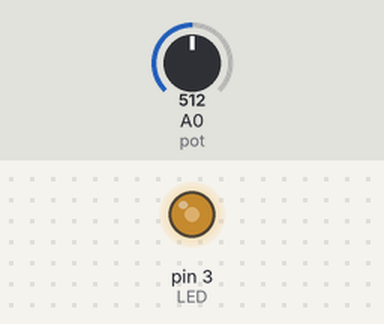
A sketch run on a simulated Arduino Uno, built with avr-gcc and run on an emulated ATmega328P. On the bench: output pins drawn as LEDs (lit = HIGH). Inputs (shaded band) come from the test bench; at power-on: A0 (pot) = 512.

Above: at 1.2 s.
1.3 s: A0 (pot) set to 716
At 2.4 s:
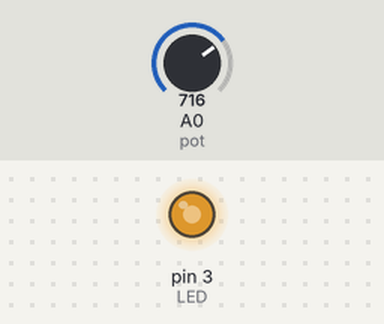
2.8 s: A0 (pot) set to 900
At 3.8 s:
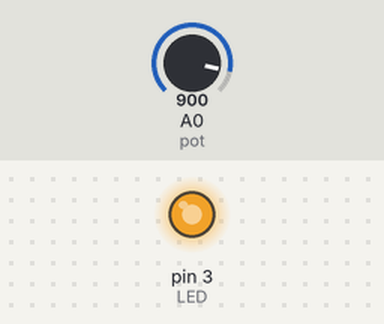
4.3 s: A0 (pot) set to 122
At 5.1 s:
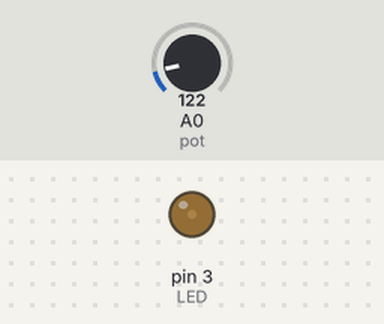
5.8 s: A0 (pot) set to 0
At 6.4 s:
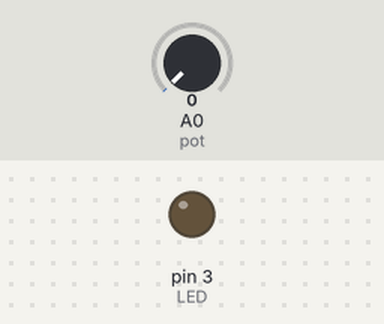
7.3 s: A0 (pot) set to 511
At 7.8 s:
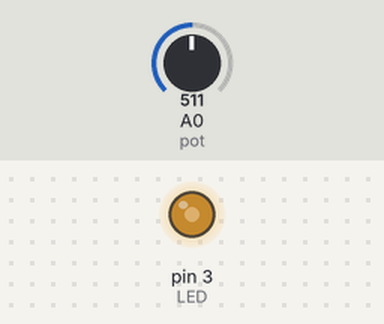
Timing chart, 0 to 9.8 s (numbered marks = the images above; inputs shaded):
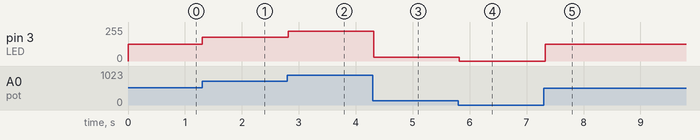

Measured:
- after the input at 1.3 s, pin 3 (LED): 127/255 → 178/255 at once
- after the input at 2.8 s, pin 3 (LED): 178/255 → 224/255 at once
- after the input at 4.3 s, pin 3 (LED): 224/255 → 30/255 at once
- after the input at 5.8 s, pin 3 (LED): 30/255 → 0/255 at once
- after the input at 7.3 s, pin 3 (LED): 0/255 → 127/255 at once

The sketch:

210407_pratice.ino
```cpp
// 연습문제: 가변저항을 통해 LED 밝기 제어, 210407
int pot = A0;
int LED = 3; //반드시 아날로그 출력이 가능한 곳에 꽂아주셔야 밝기의 변화가 보입니다.
int brightness;

void setup() {
}


void loop() {

 brightness = map(analogRead(pot), 0, 1023, 0, 255);
 analogWrite(LED, brightness);
 delay(50);

}
```
